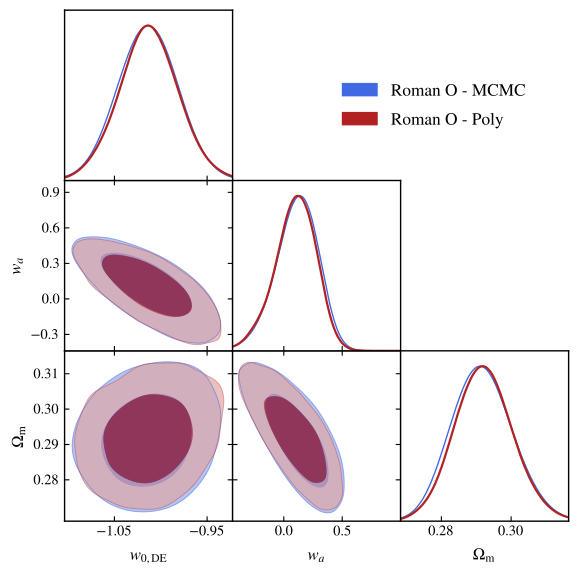

Reproduce this figure in Python.
import getdist.plots as gplot
from getdist import MCSamples
from getdist import loadMCSamples
import os
import matplotlib
import subprocess
import matplotlib.pyplot as plt
import numpy as np

#DELETE TMP FILES
subprocess.Popen("rm .VM_P5_TMP[0-9].*", shell=True, cwd=".")

# GENERAL PLOT OPTIONS
matplotlib.rcParams['mathtext.fontset'] = 'stix'
matplotlib.rcParams['font.family'] = 'STIXGeneral'
matplotlib.rcParams['mathtext.rm'] = 'Bitstream Vera Sans'
matplotlib.rcParams['mathtext.it'] = 'Bitstream Vera Sans:italic'
matplotlib.rcParams['mathtext.bf'] = 'Bitstream Vera Sans:bold'
matplotlib.rcParams['xtick.bottom'] = True
matplotlib.rcParams['xtick.top'] = False
matplotlib.rcParams['ytick.right'] = False
matplotlib.rcParams['axes.edgecolor'] = 'black'
matplotlib.rcParams['axes.linewidth'] = '1.0'
matplotlib.rcParams['axes.labelsize'] = 'medium'
matplotlib.rcParams['axes.grid'] = True
matplotlib.rcParams['grid.linewidth'] = '0.0'
matplotlib.rcParams['grid.alpha'] = '0.18'
matplotlib.rcParams['grid.color'] = 'lightgray'
matplotlib.rcParams['legend.labelspacing'] = 0.77
matplotlib.rcParams['savefig.bbox'] = 'tight'
matplotlib.rcParams['savefig.format'] = 'pdf'

# ADDING NEFF AS DERIVED PARAMETER
parameter = [u'w',u'wa',u'omegam']
chaindir=r'.'
root_chains = ('EXAMPLE_MCMC3','EXAMPLE_POLY3')

analysissettings={'smooth_scale_1D':0.45,'smooth_scale_2D':0.45,'ignore_rows': u'0.5',
'range_confidence' : u'0.025'}

analysissettings2={'smooth_scale_1D':0.45,'smooth_scale_2D':0.45,'ignore_rows': u'0.0',
'range_confidence' : u'0.025'}

# --------------------------------------------------------------------------------
# --------------------------------------------------------------------------------
# --------------------------------------------------------------------------------
samples=loadMCSamples('./' + root_chains[1],settings=analysissettings2) 
p = samples.getParams()
samples.saveAsText('.VM_P5_TMP2')
# --------------------------------------------------------------------------------
# --------------------------------------------------------------------------------
# --------------------------------------------------------------------------------
samples=loadMCSamples('./' + root_chains[0],settings=analysissettings)
p = samples.getParams()
# --------------------------------------------------------------------------------
samples.addDerived(np.exp(p.logA)/10.0,name='1e9As',label='{10^9\\rm A_s}',
range=[np.exp(samples.getLower('logA'))/10.0,np.exp(samples.getUpper('logA'))/10.0])
# --------------------------------------------------------------------------------
samples.addDerived(p.omegach2*10.0,name='10omegach2',label='{10 \Omega_c h^2}',
range=[samples.getLower('omegach2')*10.0,samples.getUpper('omegach2')*10.0])
# --------------------------------------------------------------------------------
samples.addDerived(p.omegabh2*100.0,name='100omegabh2',label='{100 \Omega_b h^2}',
range=[samples.getLower('omegabh2')*100.0,samples.getUpper('omegabh2')*100.0])
# --------------------------------------------------------------------------------
samples.addDerived(p.ns*10.0,name='10ns',label='{10 n_s}',
range=[samples.getLower('ns')*10.0,samples.getUpper('ns')*10.0])
# --------------------------------------------------------------------------------
samples.addDerived(p.w0pwa-p.w,name='wa',label='{w_a}')
# --------------------------------------------------------------------------------
samples.saveAsText('.VM_P5_TMP1')

#GET DIST PLOT SETUP
g=gplot.getSubplotPlotter(chain_dir=chaindir,
analysis_settings=analysissettings2,width_inch=5.9)
g.settings.lw_contour = 1.2
g.settings.legend_rect_border = False
g.settings.figure_legend_frame = False
g.settings.axes_fontsize = 13.5
g.settings.legend_fontsize = 15.5
g.settings.alpha_filled_add = 0.7
g.settings.lab_fontsize=15
g.legend_labels=False

param_3d = None
g.triangle_plot(['.VM_P5_TMP1',root_chains[1]],parameter,
plot_3d_with_param=param_3d,line_args=[
{'lw': 1.0,'ls': 'solid', 'color':'royalblue'},
{'lw': 1.6,'ls': 'solid', 'color':'firebrick'},
{'lw': 1.9,'ls': 'dashed', 'color':'black'}],
contour_colors=['royalblue','firebrick','black'],
filled=True,shaded=False,
legend_labels=['Roman O - MCMC','Roman O - Poly'],legend_loc=(0.58,0.765),
imax_shaded=0)
g.export()

#DELETE TMP FILES
subprocess.Popen("rm .VM_P5_TMP[0-9].*", shell=True, cwd=".")
